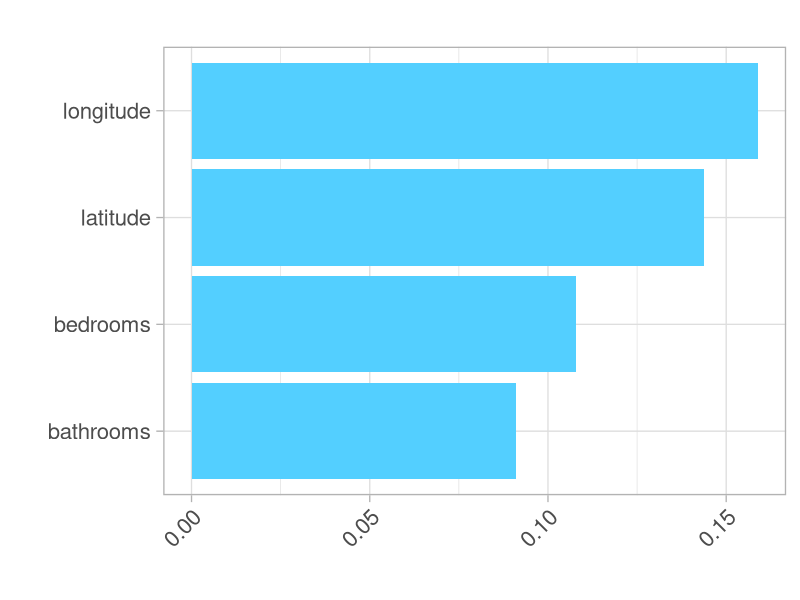

This chart was generated by the following R code: (Note: a time limit stopped this script after it produced the figure.)
## ---- chunk 1
library(tidyverse)
library(randomForest)
library(cowplot)
library(gridExtra)
## ---- chunk 2
rents <- read.csv('./data/rent.csv')
glimpse(rents)
## ---- chunk 3
features <- c('bathrooms', 'bedrooms', 'longitude', 'latitude', 'price')
df <- rents[,features]
df$price <- log(df$price)
# with random column
df['random'] <- runif(nrow(df))
head(df)
## ---- chunk 4
create_rfplot <- function(rf, type){
  imp <- importance(rf, type=type, scale = F)
  featureImportance <- data.frame(Feature=row.names(imp), Importance=imp[,1])
  
  p <- ggplot(featureImportance, aes(x=reorder(Feature, Importance), y=Importance)) +
       geom_bar(stat="identity", fill="#53cfff") +
       coord_flip() + 
       theme_light(base_size=20) +
       xlab("") +
       ylab("") + 
       ggtitle("") +
       theme(plot.title=element_text(size=14),
             axis.text.x = element_text(angle = 45, hjust = 1))
  return(p)
}

create_ggplot <- function(featureImportance){
  p <- ggplot(featureImportance, aes(x=reorder(Feature, Importance), y=Importance)) +
       geom_bar(stat="identity", fill="#53cfff") +
       coord_flip() + 
       theme_light(base_size=20) +
       xlab("") +
       ylab("") + 
       ggtitle("") +
       theme(plot.title=element_text(size=14),
             axis.text.x = element_text(angle = 45, hjust = 1))
  return(p)
}
## ---- chunk 5
# without random column
rf1 <- randomForest(price~., data = df[, 1:5], mtry=4,
                 ntree = 40, importance=T)
p1 <- create_rfplot(rf1, type = 1)
ggsave('../article/fixed_images/regr_permute_R.svg',
       plot = p1, device = 'svg', height = 7, width = 10)
## ---- chunk 6
# with random column
rf2 <- randomForest(price~., data = df, mtry = 4,
                 ntree = 40, importance=T)
p2 <- create_rfplot(rf2, type = 1)
ggsave('../article/fixed_images/regr_permute_random_R.svg',
       plot = p2, device = 'svg', height = 7, width = 10)
## ---- chunk 7
# without random column
rf1 <- randomForest(price~., data = df[, 1:5], mtry=4,
                 ntree = 40, importance=T)
p1 <- create_rfplot(rf1, type = 2)
ggsave('../article/fixed_images/regr_dflt_R.svg',
       plot = p1, device = 'svg', height = 7, width = 10)
## ---- chunk 8
# with random column
rf2 <- randomForest(price~., data = df, mtry = 4,
                 ntree = 40, importance=T)
p2 <- create_rfplot(rf2, type = 2)
ggsave('../article/fixed_images/regr_dflt_random_R.svg',
       plot = p2, device = 'svg', height = 7, width = 10)
## ---- chunk 9
# PARAMS : ntree = 40, mtry = 2, nodesize = 1

get_drop_imp <- function(df, columns){
  X <- df[,c(columns, 'price')] # data
  rf <- randomForest(price~., data = X,
                   ntree = 40, mtry=2, nodesize=1, importance=T)
  full_rsq <- mean(rf$rsq) # R-squared
  
  imp <- c()
  for (c in columns){
    X_sub <- X[, !(colnames(X) == c)]
    rf <- randomForest(price~., data = X_sub,
                   ntree = 40, mtry=2, nodesize=1, importance=T)
    sub_rsq <- mean(rf$rsq) # R-squared
    diff_rsq <- full_rsq - sub_rsq
    imp <- c(imp, diff_rsq)
  }
  featureImportance <- data.frame(Feature=columns, Importance=imp)
  return(featureImportance)
}
## ---- chunk 10
columns <- c('bathrooms', 'bedrooms', 'longitude', 'latitude')
featureImportance <- get_drop_imp(df, columns)
p1 <- create_ggplot(featureImportance)
ggsave('../article/fixed_images/regr_drop_R.svg',
       plot = p1, device = 'svg', height = 7, width = 10)
## ---- chunk 11
columns <- c('bathrooms', 'bedrooms', 'longitude', 'latitude', 'random')
featureImportance <- get_drop_imp(df, columns)
p2 <- create_ggplot(featureImportance)
ggsave('../article/fixed_images/regr_drop_random_R.svg',
       plot = p2, device = 'svg', height = 7, width = 10)
